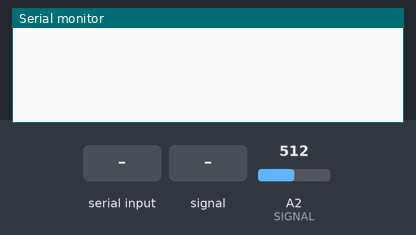
Simulated run of this sketch. Board: Arduino Uno, built with avr-gcc and run on an emulated ATmega328P. Parts: the last lines printed to the serial monitor. The test bench sets the inputs (shaded band); at power-on: A2 (SIGNAL) = 512.

Above: at 1.2 s.
1.3 s: "1" received over Serial
At 1.9 s:
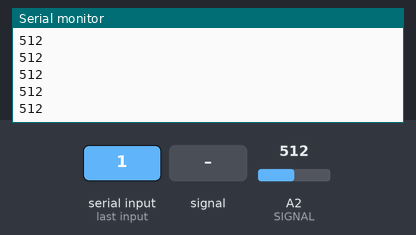
3.2 s: A2 (SIGNAL) fed a 200 Hz sine of ±81 counts around its level
At 4.1 s:
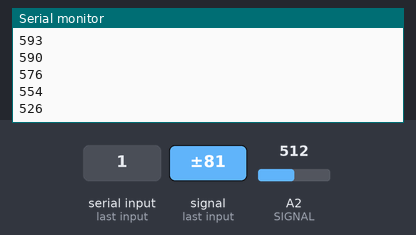
4.7 s: A2 (SIGNAL) set to 716
At 5.5 s:
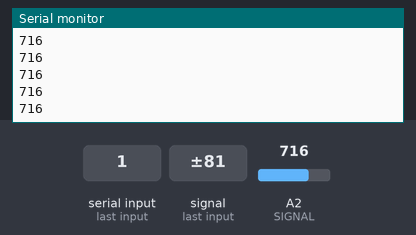
6.2 s: A2 (SIGNAL) fed a 1000 Hz sine of ±255 counts around its level
At 6.7 s:
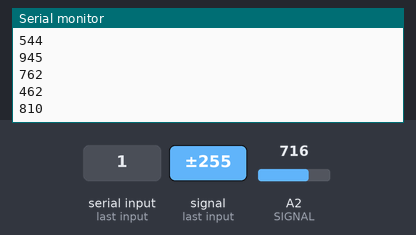
7.7 s: A2 (SIGNAL) set to 511
At 8.5 s:
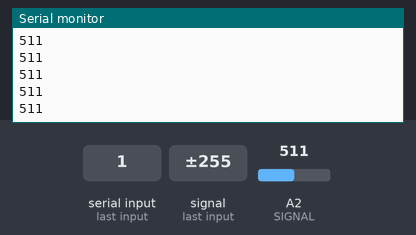
Timing chart, 0 to 10.2 s (numbered marks = the images above; inputs shaded):
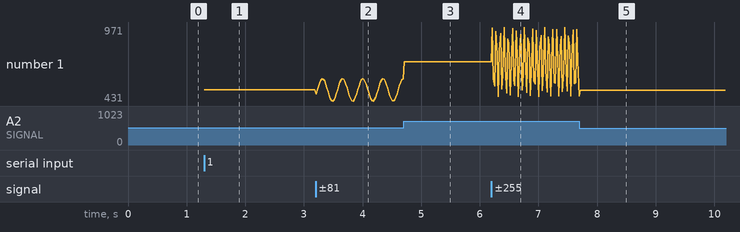

Measured:
- after the input at 1.3 s, the serial monitor: prints a new line at once (image 1)
- after the input at 3.2 s, the serial monitor: prints a new line at once (image 2)
- after the input at 4.7 s, the serial monitor: prints a new line at once (image 3)
- after the input at 6.2 s, the serial monitor: prints a new line at once (image 4)
- plotted number 1: 512 → 593 after the input at 3.2 s, 593 → 716 after the input at 4.7 s, 716 → 467 after the input at 6.2 s

The sketch:

sin_generation.ino
```cpp
#define W_CLK 8
#define FQ_UD 9
#define DATA 10
#define RESET 11
#define SIGNAL 2

void pin_tick(byte pin)
{
  digitalWrite(pin, HIGH);
  digitalWrite(pin, LOW);
}

void write_byte(byte x)
{
  for(int i = 0; i <= 7; i++)
  {
    digitalWrite(DATA, x & 0x01);
    x >>= 1;
    pin_tick(W_CLK);
  }
}

void set_frequency(uint32_t f)
{
  for(int i = 0; i <= 3; i++)
  {
    write_byte(f & 0xFF);
    f >>= 8;
  }
  write_byte(0x00);
  pin_tick(FQ_UD);
}

void AD9850_Init()
{
  pinMode(FQ_UD, OUTPUT);
  pinMode(W_CLK, OUTPUT);
  pinMode(DATA, OUTPUT);
  pinMode(RESET, OUTPUT);
  pin_tick(RESET);
  pin_tick(W_CLK);
  pin_tick(FQ_UD);
}

void setup()
{
  pinMode(SIGNAL, INPUT);
  AD9850_Init();
  set_frequency(00001010);
  Serial.begin(9600);
}

void loop()
{
  if (Serial.available () != 0)
  {
      Serial.println (analogRead (SIGNAL));
  }
  delay(20);
}
```
